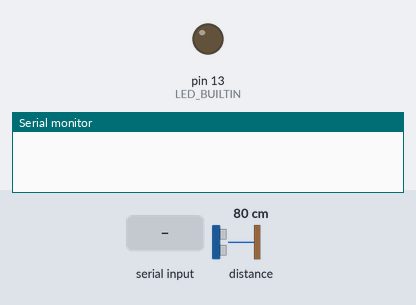
This sketch was run on a simulated Arduino Uno, built with avr-gcc and run on an emulated ATmega328P. Shown: output pins drawn as LEDs (lit = HIGH), the last lines printed to the serial monitor. The inputs (shaded band) are chosen by the test bench; at power-on: distance to the obstacle 80 cm.

Above: at 1.2 s.
1.3 s: "r" received over Serial
At 2.5 s:
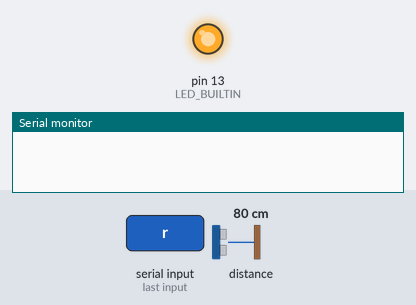
2.8 s: "i" received over Serial
4.3 s: "s" received over Serial
Timing chart, 0 to 7.3 s (numbered marks = the images above; inputs shaded):
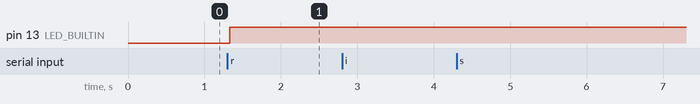

Measured:
- after the input at 1.3 s, pin 13 (LED_BUILTIN): LOW → HIGH at once

The sketch:

vl6180x.ino
```cpp
#include <Wire.h>
#include "Adafruit_VL6180X.h"
#include <EEPROM.h>

Adafruit_VL6180X vl = Adafruit_VL6180X();
int led = 0;
byte lastReading[1];
byte lastReadingL = 0;
int loopCounter = 0;
byte eepromGuid[16];
uint8_t range;
uint8_t rangeStatus;

void setup() {
  Serial.setTimeout(1);
  Serial.begin(115200);

  pinMode(LED_BUILTIN, OUTPUT);

  // wait until serial port opens for native USB devices
  while (!Serial) {
    delay(1);
  }

  if (! vl.begin()) {
    Serial.println("Failed to find VL61080X");
    while (1);
  }

  lastReading[0] = 50;

  range = vl.readRange();
  rangeStatus = vl.readRangeStatus();
  if (rangeStatus == VL6180X_ERROR_NONE) {
    lastReading[0] = range;
  }

  pinMode(0, INPUT_PULLUP);
  attachInterrupt(digitalPinToInterrupt(0), setLED, CHANGE);

}

void setLED() {
  //led = digitalRead(A1);
  led = !led;
  digitalWrite(LED_BUILTIN, led);
}

void loop() {
  while (Serial.available()) {
    switch (Serial.read()) {
      case 'r':
        Serial.write(lastReading, 1);
        range = vl.readRange();
        rangeStatus = vl.readRangeStatus();
        if (rangeStatus == VL6180X_ERROR_NONE) {
          lastReading[0] = range;
        }
        setLED();
        break;
      case 'i':
        Serial.print("416ffd9b-67ac-4cb3-9c04-30ba1f8640ca");
        break;
      case 's':
        for (int i = 0; i < 16; i++) {
          eepromGuid[i] = EEPROM.read(i);
        }
        Serial.write(eepromGuid, 16);
        break;
      case 'e':
        Serial.setTimeout(100);
        for (int i = 0; i < 16; i++) {
          EEPROM.write(i, Serial.read());
        }
        Serial.setTimeout(1);
        break;
    }
  }
}
```
